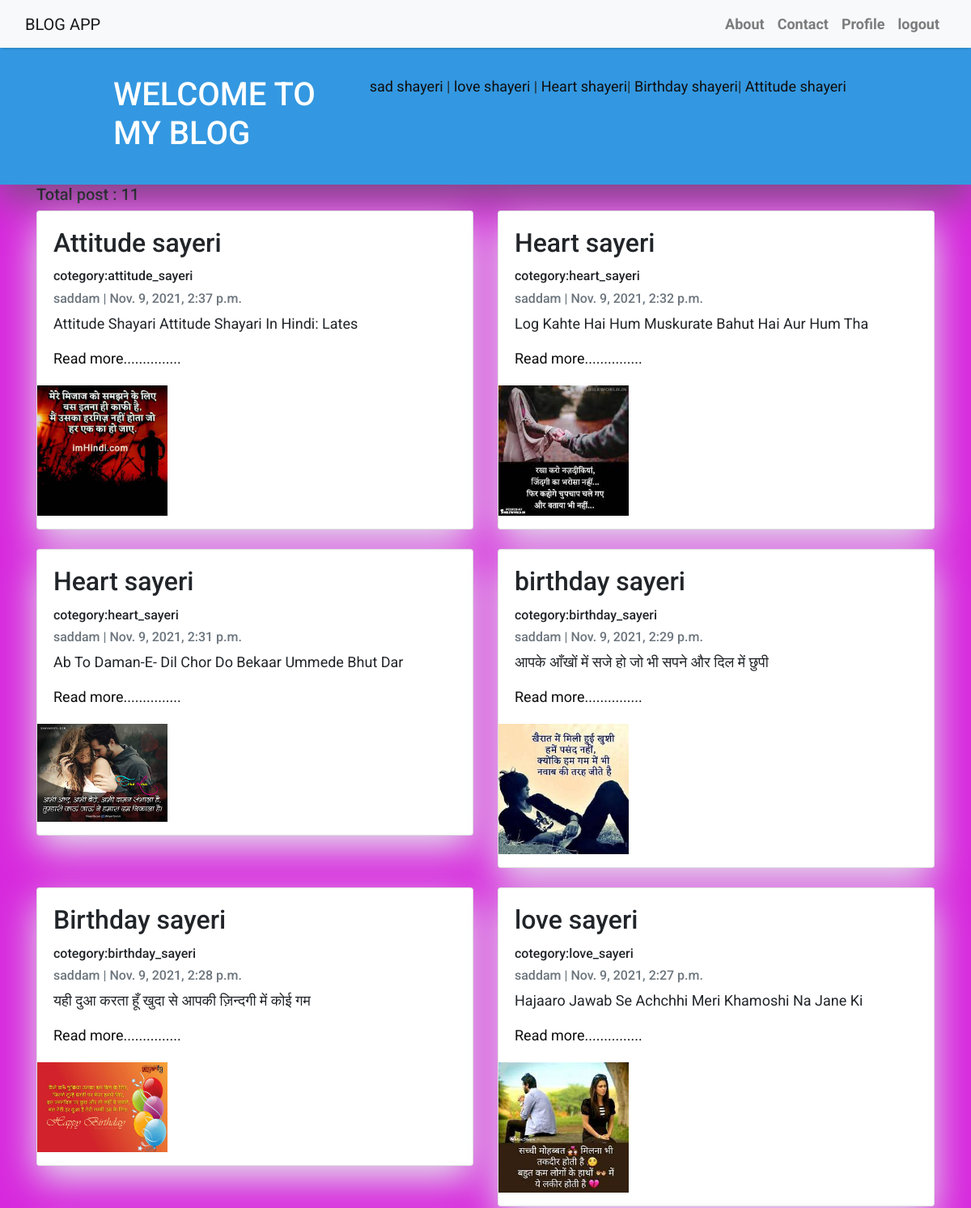
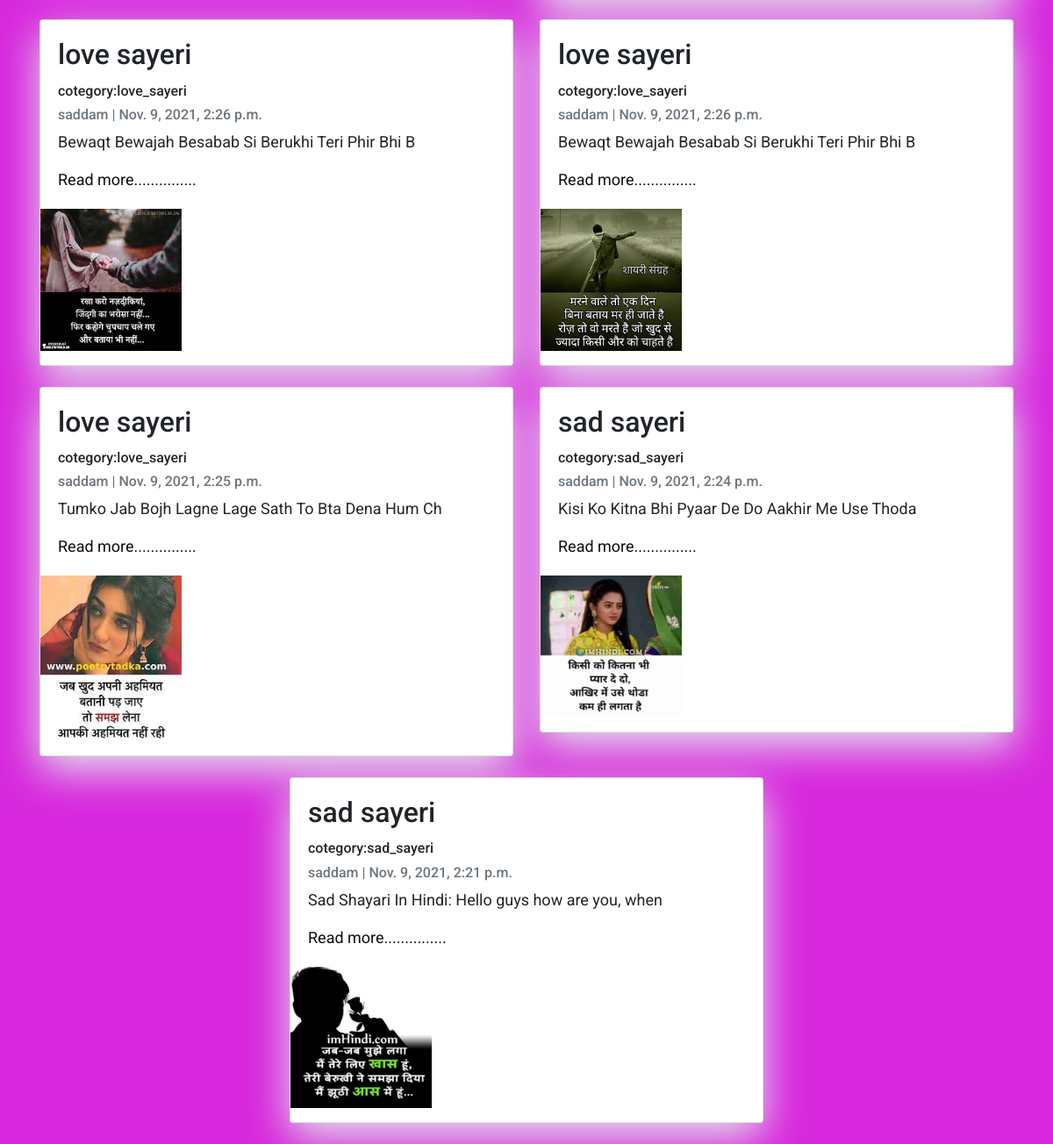
Screenshot of / (signed in) with the database file from the repository (2 pictures, top to bottom).
### blog_app/models.py (models this page shows, shortened)
class Post(models.Model):
    title = models.CharField(max_length=200)
    image=models.ImageField(upload_to='images/')
    author = models.ForeignKey(User, on_delete= models.CASCADE,related_name='blog_posts')
    cotegory=models.CharField(max_length=100,choices=cotegory,default='love_sayeri')
    updated_on = models.DateTimeField(auto_now= True)
    content = models.TextField()
    created_on = models.DateTimeField(auto_now_add=True)
    status = models.IntegerField(choices=STATUS, default=0)
    class Meta:
        ordering = ['-created_on']

### blog_app/views.py (the view)
# urls.py: path('',views.indexpage,name='home'),
def indexpage(request):
    type=request.GET.get('type')
    print(type)
    if type=='sad_sayeri':
        data =Post.objects.filter(cotegory=type)
        return render(request,'index.html',{'data':data})
    elif type=='love_sayeri':
        data =Post.objects.filter(cotegory=type)
        return render(request,'index.html',{'data':data})
    elif type=='sad_sayeri':
        data =Post.objects.filter(cotegory=type)
        return render(request,'index.html',{'data':data})
    elif type=='birthday_sayeri':
        data =Post.objects.filter(cotegory=type)
        return render(request,'index.html',{'data':data})
    elif type=='heart_sayeri':
        data =Post.objects.filter(cotegory=type)
        return render(request,'index.html',{'data':data})
    elif type=='attitude_sayeri':
        data =Post.objects.filter(cotegory=type)
        return render(request,'index.html',{'data':data})
    else:           #all shayeri
       data =Post.objects.all()
       return render(request,'index.html',{'data':data})

### blog_app/templates/index.html (shortened to what this page needs)
{% extends "base.html" %}
{% block content %}
<header class="masthead">
    <div class="container">
        <div class="row">
            <div class=" col-md-8 col-md-10 mx-auto">
                <div class="site-heading">
                    <div class="row ">
                        <div class="col-sm-4 mx-auto ">
                            <h1 class=" site-heading my-4 mt-3 text-white"> WELCOME TO MY  BLOG </h1>
                        </div>
                        <div class="col-sm-8 mx-auto m-4">
                            <a href="/?type=sad_sayeri" >sad shayeri</a> |
                        <a href="/?type=love_sayeri" >love shayeri</a> |
                        <a href="/?type=heart_sayeri" >Heart shayeri</a>|
                        <a href="/?type=birthday_sayeri" >Birthday shayeri</a>|
                        <a href="/?type=attitude_sayeri" >Attitude shayeri</a>
                        </div>
                    </div>
                </div>
            </div>
        </div>
    </div>
</header>
<div class="container">
    <h5>Total post : {{data.count}}</h5>
    <div class="row">
        {% for post in data %}
        <div class="col-md-6 mx-auto ">
            <div class="card mb-4">
                <div class="card-body">
                    <h2 class="card-title">{{ post.title }}</h2>
                    <h6>cotegory:{{post.cotegory}}</h6>
                    <p class="card-text text-muted h6">{{ post.author }} | {{ post.created_on}} </p>
                    <p class="card-text">{{post.content|slice:":50" }} </p>
                    <a href="postbyid{{post.id}}" >Read more...............</a>
                </div>
                <p> <img src="{{ post.image.url }}" class="img-responsive" style="width: 30%; float: left; margin-right: 10px;" /></p>
            </div>
        </div>
        {% endfor %}
    </div>
</div>
{%endblock%}

### blog_app/templates/base.html (style rules this page uses)
body { font-family: "Roboto", sans-serif; font-size: 17px; background-color: #d318b4; }
.masthead { background: #3398E1; height: auto; padding-bottom: 15px; box-shadow: 0 16px 48px #77507a; padding-top: 10px; }

### blog_app/templates/index.html (style rules this page uses)
body { font-family: "Roboto", sans-serif; font-size: 18px; background-color: #d728dd; }
.card { box-shadow: 0 16px 48px #E3E7EB; }
a:link { color: rgb(15, 14, 15); background-color: transparent; text-decoration: none; }

### rows the page displays
Post: title "Attitude sayeri", cotegory "attitude_sayeri", author "saddam", created_on "Nov. 9, 2021, 2:37 p.m.", content "Attitude Shayari Attitude Shayari In Hindi: Lates", image (picture)
Post: title "Heart sayeri", cotegory "heart_sayeri", author "saddam", created_on "Nov. 9, 2021, 2:32 p.m.", content "Log Kahte Hai Hum Muskurate Bahut Hai Aur Hum Tha", image (picture)
Post: title "Heart sayeri", cotegory "heart_sayeri", author "saddam", created_on "Nov. 9, 2021, 2:31 p.m.", content "Ab To Daman-E- Dil Chor Do Bekaar Ummede Bhut Dar", image (picture)
Post: title "birthday sayeri", cotegory "birthday_sayeri", author "saddam", created_on "Nov. 9, 2021, 2:29 p.m.", content "आपके आँखों में सजे हो जो भी सपने और दिल में छुपी", image (picture)
Post: title "Birthday sayeri", cotegory "birthday_sayeri", author "saddam", created_on "Nov. 9, 2021, 2:28 p.m.", content "यही दुआ करता हूँ खुदा से आपकी ज़िन्दगी में कोई गम", image (picture)
Post: title "love sayeri", cotegory "love_sayeri", author "saddam", created_on "Nov. 9, 2021, 2:27 p.m.", content "Hajaaro Jawab Se Achchhi Meri Khamoshi Na Jane Ki", image (picture)
Post: title "love sayeri", cotegory "love_sayeri", author "saddam", created_on "Nov. 9, 2021, 2:26 p.m.", content "Bewaqt Bewajah Besabab Si Berukhi Teri Phir Bhi B", image (picture)
Post: title "love sayeri", cotegory "love_sayeri", author "saddam", created_on "Nov. 9, 2021, 2:26 p.m.", content "Bewaqt Bewajah Besabab Si Berukhi Teri Phir Bhi B", image (picture)
Post: title "love sayeri", cotegory "love_sayeri", author "saddam", created_on "Nov. 9, 2021, 2:25 p.m.", content "Tumko Jab Bojh Lagne Lage Sath To Bta Dena Hum Ch", image (picture)
Post: title "sad sayeri", cotegory "sad_sayeri", author "saddam", created_on "Nov. 9, 2021, 2:24 p.m.", content "Kisi Ko Kitna Bhi Pyaar De Do Aakhir Me Use Thoda", image (picture)
Post: title "sad sayeri", cotegory "sad_sayeri", author "saddam", created_on "Nov. 9, 2021, 2:21 p.m.", content "Sad Shayari In Hindi: Hello guys how are you, when", image (picture)

### other values shown
{{ data.count }} "11"
